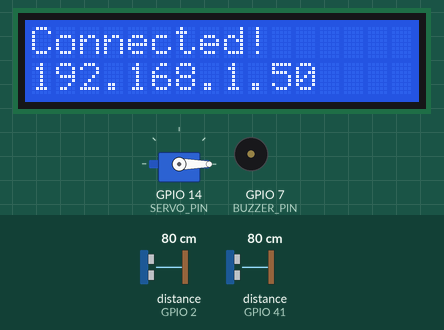
This sketch was run on a simulated ESP32-S3. Shown: 16×2 character LCD, servo, buzzer (waves = sounding, pin HIGH). Wiring (inferred from the names in the program): 2 × ultrasonic range finder: trigger GPIO 1, echo GPIO 2 / trigger GPIO 42, echo GPIO 41. The test bench sets the inputs (shaded band); at power-on: distance to the obstacle (sensors on GPIO 2, GPIO 41) 80 cm. The echo pulse lasts 58.3 µs per cm; WiFi joins after 1.5 s; servers stay silent unless stated; servo pulses on a pin are drawn as a servo (544–2400 µs = 0–180°); pins used as bus, display or sensor lines are not drawn; what the sketch prints to the serial monitor is not drawn.

Above: at 2.5 s.
At 5.6 s:
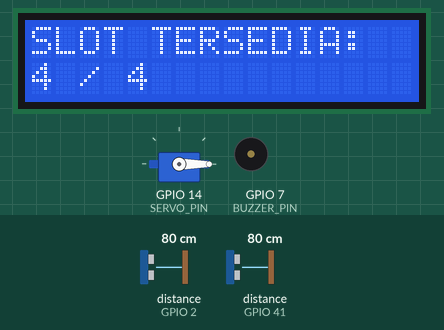
5.7 s: distance to the obstacle (sensor on GPIO 2) set to 7 cm
7.2 s: distance to the obstacle (sensor on GPIO 2) set to 4 cm
At 8.6 s:
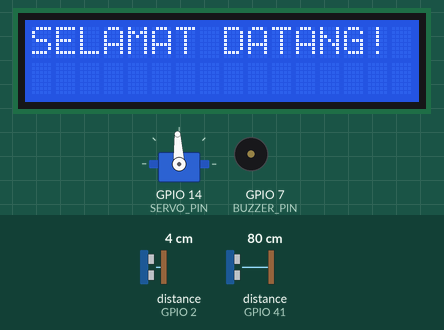
At 34.5 s:
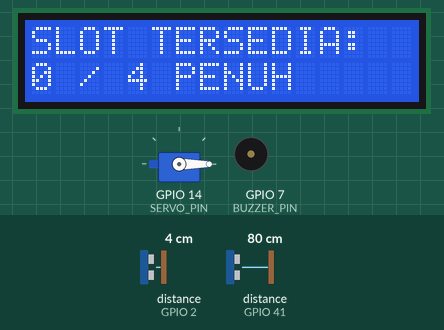
Timing chart, 0 to 37.0 s (numbered marks = the images above; inputs shaded):
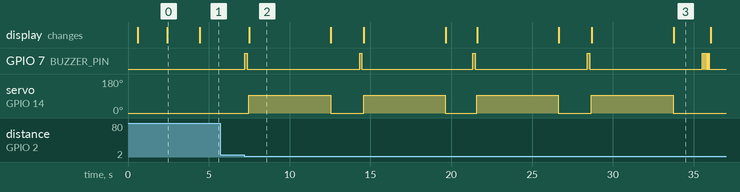

The sketch:

SmartParkingMVP.ino
```cpp
/*
 * Smart Parking MVP - Blynk Version
 * Versi Sederhana untuk Demo Cepat
 *
 * Fitur:
 * - 2x Sensor Ultrasonic (Entry/Exit)
 * - Servo Gate
 * - LCD Display
 * - Monitoring via Blynk (4 widget)
 */

#define BLYNK_TEMPLATE_ID "ISI_TEMPLATE_ID"
#define BLYNK_TEMPLATE_NAME "ISI_TEMPLATE_ID"
#define BLYNK_AUTH_TOKEN "ISI_AUTH_TOKEN"

#define BLYNK_PRINT Serial

#include <WiFi.h>
#include <BlynkSimpleEsp32.h>
#include <Wire.h>
#include <LiquidCrystal_I2C.h>

// ===== KONFIGURASI WiFi =====
const char* ssid = "ISI_SSID";
const char* pass = "ISI_PASSWORD";

// ===== PIN SENSOR =====
#define US_ENTRY_TRIG  1
#define US_ENTRY_ECHO  2
#define US_EXIT_TRIG   42
#define US_EXIT_ECHO   41
#define SERVO_PIN      14
#define BUZZER_PIN     7
#define I2C_SDA        21
#define I2C_SCL        20

// ===== BLYNK VIRTUAL PINS (4 widget) =====
#define V_AVAILABLE    V0   // Gauge: Slot tersedia
#define V_VEHICLE      V1   // Label: Status mobil (MASUK/KELUAR)
#define V_GATE_STATUS  V2   // Label: Status pintu (BUKA/TUTUP)
#define V_GATE_BTN     V3   // Button: Kontrol manual pintu

// ===== KONSTANTA =====
#define TOTAL_SLOTS        4
#define DETECT_DISTANCE    5     // cm
#define COOLDOWN_MS        7000  // 5 detik

// ===== OBJEK =====
LiquidCrystal_I2C lcd(0x27, 16, 2);
BlynkTimer timer;

// Servo PWM config
// Untuk ESP32-S3, gunakan resolusi 10-bit agar lebih presisi
#define SERVO_CHANNEL 0
#define SERVO_FREQ 50      // 50Hz = 20ms period
#define SERVO_RESOLUTION 10 // 10-bit = 0-1023

// ===== STATE =====
int occupied = 0;
int available = TOTAL_SLOTS;
bool gateOpen = false;
unsigned long gateTime = 0;
unsigned long entryCooldown = 0;
unsigned long exitCooldown = 0;

// ===== SETUP =====
void setup() {
  Serial.begin(115200);
  Serial.println("\n=== Smart Parking MVP ===");

  // I2C & LCD
  Wire.begin(I2C_SDA, I2C_SCL);
  lcd.init();
  lcd.backlight();
  lcd.print("Smart Parking");
  lcd.setCursor(0, 1);
  lcd.print("MVP v1.0");

  // Sensors & Buzzer
  pinMode(US_ENTRY_TRIG, OUTPUT);
  pinMode(US_ENTRY_ECHO, INPUT);
  pinMode(US_EXIT_TRIG, OUTPUT);
  pinMode(US_EXIT_ECHO, INPUT);
  pinMode(BUZZER_PIN, OUTPUT);
  digitalWrite(BUZZER_PIN, LOW);

  // Servo menggunakan LEDC PWM (ESP32 Arduino Core 3.x)
  // ledcAttach(pin, freq, resolution) - API baru
  ledcAttach(SERVO_PIN, SERVO_FREQ, SERVO_RESOLUTION);
  setServoAngle(0);  // Posisi awal tertutup
  delay(500);  // Tunggu servo settle

  // Blynk
  lcd.clear();
  lcd.print("Connecting...");
  Blynk.begin(BLYNK_AUTH_TOKEN, ssid, pass);

  lcd.clear();
  lcd.print("Connected!");
  lcd.setCursor(0, 1);
  lcd.print(WiFi.localIP());
  delay(2000);

  // Timer
  timer.setInterval(100L, checkSensors);
  timer.setInterval(100L, autoCloseGate);

  updateDisplay();
  Serial.println("READY!");
}

// ===== LOOP =====
void loop() {
  Blynk.run();
  timer.run();
}

// ===== SERVO CONTROL =====
void setServoAngle(int angle) {
  // Servo SG90: pulse 0.5ms (0°) sampai 2.5ms (180°) dalam periode 20ms
  // Resolusi 10-bit = 1024 steps untuk 20ms
  // 0.5ms = 1024 * (0.5/20) = 25.6 -> ~26
  // 2.5ms = 1024 * (2.5/20) = 128
  int dutyMin = 26;   // 0°
  int dutyMax = 128;  // 180°
  int duty = map(angle, 0, 180, dutyMin, dutyMax);
  ledcWrite(SERVO_PIN, duty);  // API 3.x: pakai pin langsung
  Serial.printf("[SERVO] Angle: %d, Duty: %d\n", angle, duty);
}
// ===== SENSOR =====
float getDistance(int trig, int echo) {
  digitalWrite(trig, LOW);
  delayMicroseconds(2);
  digitalWrite(trig, HIGH);
  delayMicroseconds(10);
  digitalWrite(trig, LOW);
  long d = pulseIn(echo, HIGH, 30000);
  return d == 0 ? -1 : d * 0.034 / 2;
}

void checkSensors() {
  unsigned long now = millis();

  // Entry
  if (now > exitCooldown) {
    float d = getDistance(US_ENTRY_TRIG, US_ENTRY_ECHO);
    if (d > 0 && d < DETECT_DISTANCE && !gateOpen) {
      if (available > 0) {
        beep(1);  // Bip sekali
        Blynk.virtualWrite(V_VEHICLE, "🚗 Mobil MASUK");
        Blynk.logEvent("vehicle_entry", "Kendaraan masuk. Slot tersisa: " + String(available - 1));
        openGate("MASUK");
        occupied++;
        available = TOTAL_SLOTS - occupied;
        Blynk.virtualWrite(V_AVAILABLE, available);
      } else {
        beepFast(5);  // Bip cepat 5x - PENUH!
        lcd.clear();
        lcd.print("PARKIR PENUH!");
        Blynk.virtualWrite(V_VEHICLE, "❌ PENUH - Ditolak");
        Blynk.logEvent("parking_full", "Parkir PENUH! Kendaraan ditolak masuk.");
        delay(2000);
      }
      exitCooldown = now + COOLDOWN_MS;
      updateDisplay();
    }
  }

  // Exit
  if (now > entryCooldown) {
    float d = getDistance(US_EXIT_TRIG, US_EXIT_ECHO);
    if (d > 0 && d < DETECT_DISTANCE && !gateOpen && occupied > 0) {
      beep(1);  // Bip sekali
      Blynk.virtualWrite(V_VEHICLE, "🚙 Mobil KELUAR");
      Blynk.logEvent("vehicle_exit", "Kendaraan keluar. Slot tersedia: " + String(available + 1));
      openGate("KELUAR");
      occupied--;
      available = TOTAL_SLOTS - occupied;
      Blynk.virtualWrite(V_AVAILABLE, available);
      entryCooldown = now + COOLDOWN_MS;
      updateDisplay();
    }
  }
}

// ===== BUZZER =====
void beep(int times) {
  for (int i = 0; i < times; i++) {
    digitalWrite(BUZZER_PIN, HIGH);
    delay(150);
    digitalWrite(BUZZER_PIN, LOW);
    delay(100);
  }
}

void beepFast(int times) {
  for (int i = 0; i < times; i++) {
    digitalWrite(BUZZER_PIN, HIGH);
    delay(50);
    digitalWrite(BUZZER_PIN, LOW);
    delay(50);
  }
}

void openGate(String tipe) {
  setServoAngle(90);  // Buka gate 90 derajat
  gateOpen = true;
  gateTime = millis();

  // Update status pintu ke Blynk
  Blynk.virtualWrite(V_GATE_STATUS, "🟢 PINTU BUKA");

  lcd.clear();
  if (tipe == "MASUK") {
    lcd.print("SELAMAT DATANG!");
  } else if (tipe == "KELUAR") {
    lcd.print("TERIMA KASIH!");
  } else {
    lcd.print("PINTU TERBUKA");
  }
  Serial.println("[GATE] BUKA - " + tipe);
}

void autoCloseGate() {
  if (gateOpen && millis() - gateTime > 5000) {
    setServoAngle(0);  // Tutup gate
    gateOpen = false;

    // Update status pintu ke Blynk
    Blynk.virtualWrite(V_GATE_STATUS, "🔴 PINTU TUTUP");
    Serial.println("[GATE] TUTUP - Auto");

    updateDisplay();
  }
}

// Manual gate dari Blynk
BLYNK_WRITE(V_GATE_BTN) {
  if (param.asInt() == 1) {
    if (gateOpen) {
      setServoAngle(0);  // Tutup gate
      gateOpen = false;
      Blynk.virtualWrite(V_GATE_STATUS, "🔴 PINTU TUTUP");
      Blynk.virtualWrite(V_VEHICLE, "📱 Manual: Tutup");
      Serial.println("[GATE] TUTUP - Manual");
    } else {
      Blynk.virtualWrite(V_VEHICLE, "📱 Manual: Buka");
      openGate("MANUAL");
    }
  }
}

// ===== DISPLAY =====
void updateDisplay() {
  if (gateOpen) return;
  lcd.clear();
  lcd.print("SLOT TERSEDIA:");
  lcd.setCursor(0, 1);
  lcd.print(available);
  lcd.print(" / ");
  lcd.print(TOTAL_SLOTS);
  if (available == 0) lcd.print(" PENUH");
}

// Sync saat connect
BLYNK_CONNECTED() {
  Blynk.virtualWrite(V_AVAILABLE, available);
  Blynk.virtualWrite(V_VEHICLE, "✅ Online");
  Blynk.virtualWrite(V_GATE_STATUS, gateOpen ? "🟢 PINTU BUKA" : "🔴 PINTU TUTUP");
}
```

Measured:
- the behaviour switches between 6 and 5 cm on distance to the obstacle (sensor on GPIO 2) (found by bisection; images 1 and 2)
- after the input at 5.7 s, every drawn part: stays the same
- after the input at 7.2 s, GPIO 7 (BUZZER_PIN): goes 4 × (HIGH 0.15 s, LOW 6.9 s), 4 × (HIGH 0.05 s, LOW 0.05 s), HIGH 0.05 s, then LOW, starting at once; servo on GPIO 14 (SERVO_PIN): alternates 93° for 5.1 s and 0° for 2.0 s, starting after 0.28 s; the display: changes after 0.29 s (image 2)
- what the display in image 0 shows lasts 2.0 s, from 2.4 s to 4.4 s
- what the display in image 2 shows lasts 5.1 s, from 7.5 s to 12.6 s
